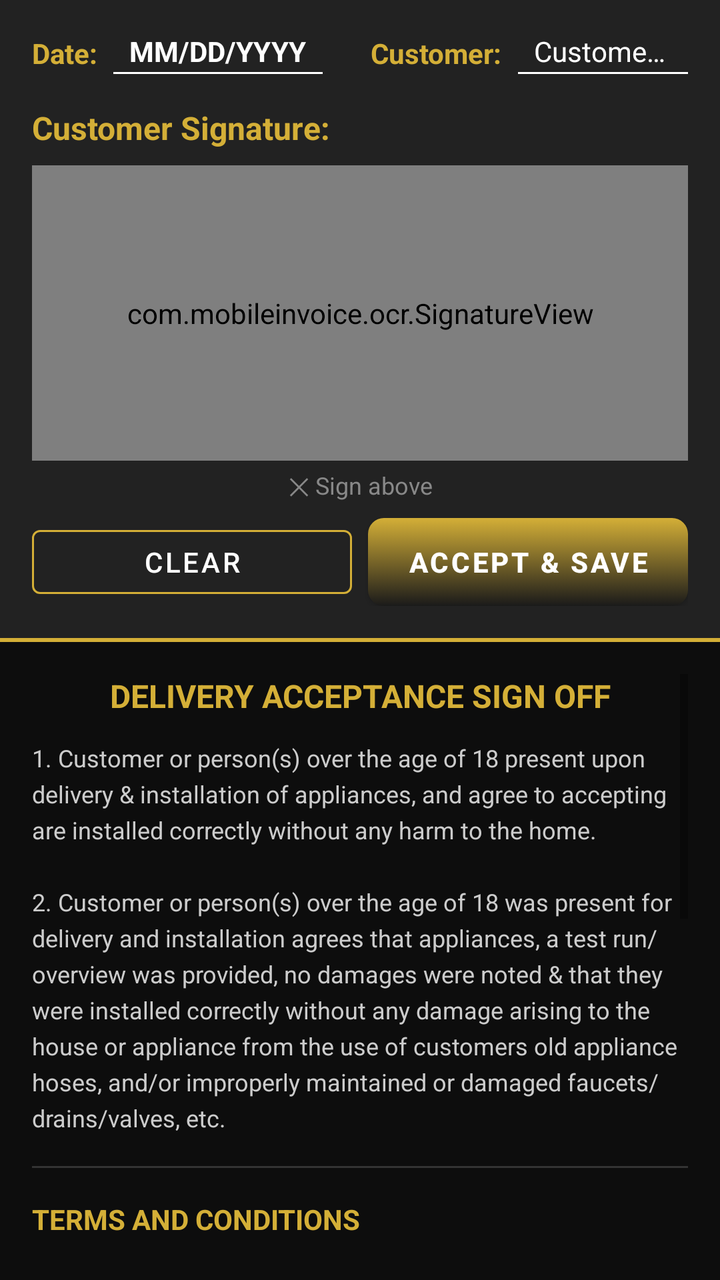
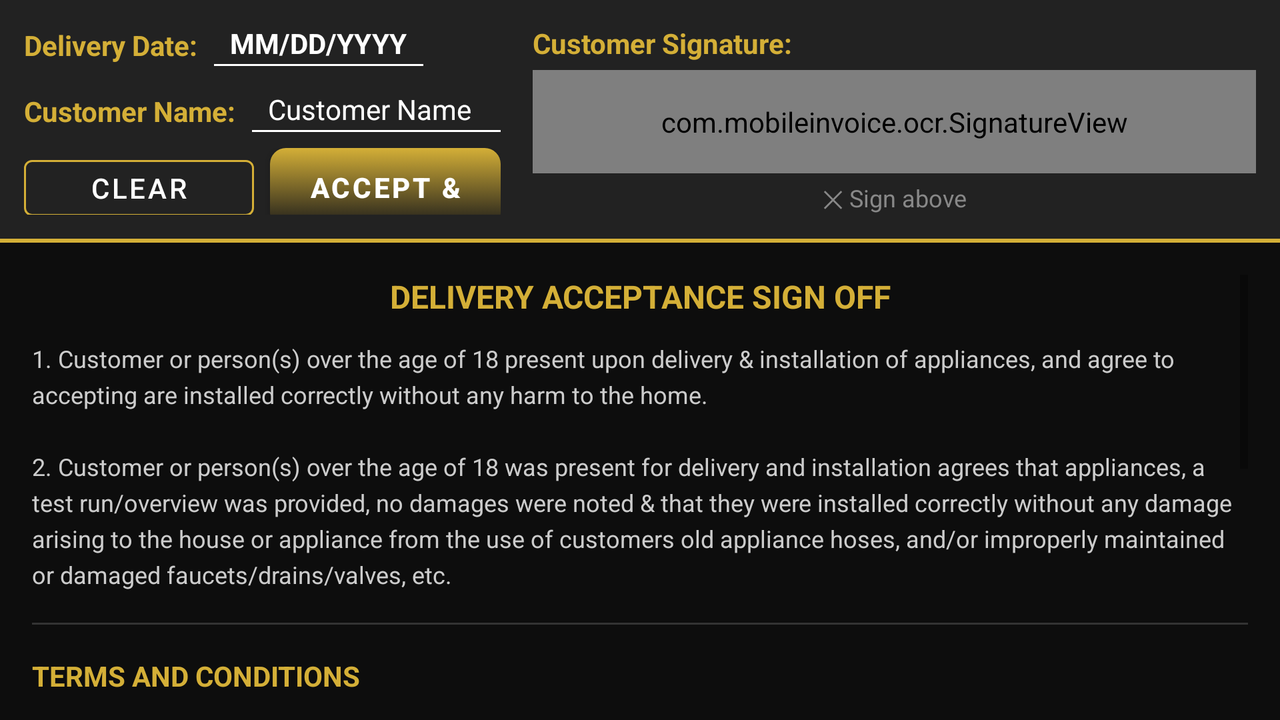

One screen, two layout resources from the same app: the default and the repository's alternative for another configuration. Each is rendered where Android would select it; the XML of both is given below.
<!-- AndroidManifest.xml: application theme Theme.MobileInvoiceOCR -->
<!-- res/layout/activity_signature.xml -->
<?xml version="1.0" encoding="utf-8"?>
<LinearLayout
    xmlns:android="http://schemas.android.com/apk/res/android"
    xmlns:app="http://schemas.android.com/apk/res-auto"
    android:layout_width="match_parent"
    android:layout_height="match_parent"
    android:orientation="vertical"
    android:background="#1A1A1A"
    android:fitsSystemWindows="true">

    
    <LinearLayout
        android:layout_width="match_parent"
        android:layout_height="0dp"
        android:layout_weight="1"
        android:orientation="vertical"
        android:padding="16dp"
        android:background="#222222">

        
        <LinearLayout
            android:layout_width="match_parent"
            android:layout_height="wrap_content"
            android:orientation="horizontal"
            android:gravity="center_vertical"
            android:paddingBottom="8dp">

            
            <TextView
                android:layout_width="wrap_content"
                android:layout_height="wrap_content"
                android:text="Date:"
                android:textColor="#D4AF37"
                android:textSize="14sp"
                android:textStyle="bold" />

            <TextView
                android:id="@+id/tvDeliveryDate"
                android:layout_width="wrap_content"
                android:layout_height="wrap_content"
                android:layout_marginStart="8dp"
                android:text="MM/DD/YYYY"
                android:textColor="#FFFFFF"
                android:textSize="14sp"
                android:textStyle="bold"
                android:background="@drawable/underline_white"
                android:paddingStart="8dp"
                android:paddingEnd="8dp"
                android:paddingBottom="2dp" />

            <View
                android:layout_width="24dp"
                android:layout_height="1dp" />

            
            <TextView
                android:layout_width="wrap_content"
                android:layout_height="wrap_content"
                android:text="Customer:"
                android:textColor="#D4AF37"
                android:textSize="14sp"
                android:textStyle="bold" />

            <TextView
                android:id="@+id/tvCustomerName"
                android:layout_width="0dp"
                android:layout_height="wrap_content"
                android:layout_weight="1"
                android:layout_marginStart="8dp"
                android:text="Customer Name"
                android:textColor="#FFFFFF"
                android:textSize="14sp"
                android:background="@drawable/underline_white"
                android:paddingStart="8dp"
                android:paddingEnd="8dp"
                android:paddingBottom="2dp"
                android:singleLine="true"
                android:ellipsize="end" />
        </LinearLayout>

        
        <TextView
            android:layout_width="match_parent"
            android:layout_height="wrap_content"
            android:text="Customer Signature:"
            android:textColor="#D4AF37"
            android:textSize="16sp"
            android:textStyle="bold"
            android:paddingTop="8dp"
            android:paddingBottom="8dp" />

        
        <com.mobileinvoice.ocr.SignatureView
            android:id="@+id/signatureCanvas"
            android:layout_width="match_parent"
            android:layout_height="0dp"
            android:layout_weight="1"
            android:background="@drawable/signature_canvas_bg" />

        <TextView
            android:layout_width="match_parent"
            android:layout_height="wrap_content"
            android:text="✕ Sign above"
            android:textColor="#888888"
            android:textSize="12sp"
            android:textAlignment="center"
            android:paddingTop="4dp"
            android:paddingBottom="8dp" />

        
        <LinearLayout
            android:layout_width="match_parent"
            android:layout_height="wrap_content"
            android:orientation="horizontal"
            android:gravity="center">

            <com.google.android.material.button.MaterialButton
                android:id="@+id/btnClear"
                style="@style/Widget.MaterialComponents.Button.OutlinedButton"
                android:layout_width="0dp"
                android:layout_height="44dp"
                android:layout_weight="1"
                android:layout_marginEnd="8dp"
                android:text="Clear"
                android:textColor="#FFFFFF"
                app:strokeColor="#D4AF37" />

            <com.google.android.material.button.MaterialButton
                android:id="@+id/btnSave"
                android:layout_width="0dp"
                android:layout_height="44dp"
                android:layout_weight="1"
                android:background="@drawable/button_gradient_optimize"
                android:text="Accept &amp; Save"
                android:textColor="#FFFFFF"
                android:textStyle="bold"
                app:backgroundTint="@null" />
        </LinearLayout>

    </LinearLayout>

    
    <View
        android:layout_width="match_parent"
        android:layout_height="2dp"
        android:background="#D4AF37" />

    
    <ScrollView
        android:layout_width="match_parent"
        android:layout_height="0dp"
        android:layout_weight="1"
        android:background="#0D0D0D"
        android:padding="16dp">

        <LinearLayout
            android:layout_width="match_parent"
            android:layout_height="wrap_content"
            android:orientation="vertical">

            
            <TextView
                android:layout_width="match_parent"
                android:layout_height="wrap_content"
                android:text="DELIVERY ACCEPTANCE SIGN OFF"
                android:textColor="#D4AF37"
                android:textSize="16sp"
                android:textStyle="bold"
                android:textAlignment="center"
                android:paddingBottom="12dp" />

            
            <TextView
                android:layout_width="match_parent"
                android:layout_height="wrap_content"
                android:text="1. Customer or person(s) over the age of 18 present upon delivery &amp; installation of appliances, and agree to accepting are installed correctly without any harm to the home.\n\n2. Customer or person(s) over the age of 18 was present for delivery and installation agrees that appliances, a test run/overview was provided, no damages were noted &amp; that they were installed correctly without any damage arising to the house or appliance from the use of customers old appliance hoses, and/or improperly maintained or damaged faucets/drains/valves, etc."
                android:textColor="#CCCCCC"
                android:textSize="12sp"
                android:lineSpacingExtra="4dp" />

            
            <View
                android:layout_width="match_parent"
                android:layout_height="1dp"
                android:background="#333333"
                android:layout_marginTop="16dp"
                android:layout_marginBottom="16dp" />

            
            <TextView
                android:layout_width="match_parent"
                android:layout_height="wrap_content"
                android:text="TERMS AND CONDITIONS"
                android:textColor="#D4AF37"
                android:textSize="14sp"
                android:textStyle="bold"
                android:paddingBottom="8dp" />

            
            <TextView
                android:layout_width="match_parent"
                android:layout_height="wrap_content"
                android:text="Scratch and Dent Goods:\n• All delivery sales are final. There is no return or refund on scratch or dent product, unless such item is non-repairable. Purchaser is solely responsible for appliance(s) back to the store for goods exchange.\n• Allow delivery drivers to leave if there is an issue on arrival. Claims to cash refund. Payment to the customer will be returned according to the customers Payment method of customer need deliver back up the returned goods at owner's time, not your driver during the the delivery time that my and cause issues."
                android:textColor="#AAAAAA"
                android:textSize="11sp"
                android:lineSpacingExtra="3dp" />

            
            <TextView
                android:layout_width="match_parent"
                android:layout_height="wrap_content"
                android:layout_marginTop="12dp"
                android:text="Warranty:\n• Warranty must begin within 30 days after delivery by contacting the manufacturer or call 800-905-0443. Instructions are found in the pamphlet and warranty sticker.\n• Customer is responsible for calling the customer care as soon as any issue arises within the warranty period.\n• After 30 days - Customer is still responsible for repair issues and delivery/pickup, and labor. Warranty Exceptions are found in the pamphlet. Please read it carefully to see if it applies to your situation.\n• Warranty does not cover negligence, power surges, or pest infestation."
                android:textColor="#AAAAAA"
                android:textSize="11sp"
                android:lineSpacingExtra="3dp" />

            
            <TextView
                android:layout_width="match_parent"
                android:layout_height="wrap_content"
                android:layout_marginTop="12dp"
                android:text="S/N - which is the #/# on the machine, or other unique numbers as the store ref."
                android:textColor="#888888"
                android:textSize="10sp"
                android:textStyle="italic" />

            
            <TextView
                android:layout_width="match_parent"
                android:layout_height="wrap_content"
                android:layout_marginTop="16dp"
                android:text="Please refer to www.ccsarms.com or call 800-905-0443 for warranty registration."
                android:textColor="#D4AF37"
                android:textSize="11sp"
                android:textAlignment="center" />

        </LinearLayout>

    </ScrollView>

</LinearLayout>
<!-- resources referenced by this layout -->
<resources>
  <!-- drawable button_gradient_optimize (drawable) -->
  <?xml version="1.0" encoding="utf-8"?>
  <selector xmlns:android="http://schemas.android.com/apk/res/android">
  
      
      <item android:state_pressed="true">
          <shape android:shape="rectangle">
              <gradient
                  android:type="linear"
                  android:angle="90"
                  android:startColor="#000000"
                  android:endColor="#B8860B" />
              <corners android:radius="8dp" />
          </shape>
      </item>
  
      
      <item>
          <shape android:shape="rectangle">
              <gradient
                  android:type="linear"
                  android:angle="90"
                  android:startColor="#1A1A1A"
                  android:endColor="#D4AF37" />
              <corners android:radius="8dp" />
          </shape>
      </item>
  
  </selector>
  <!-- drawable signature_canvas_bg (drawable) -->
  <?xml version="1.0" encoding="utf-8"?>
  <shape xmlns:android="http://schemas.android.com/apk/res/android"
      android:shape="rectangle">
      <solid android:color="#FFFFFF" />
      <stroke
          android:width="2dp"
          android:color="#D4AF37" />
      <corners android:radius="4dp" />
  </shape>
  <!-- drawable underline_white (drawable) -->
  <?xml version="1.0" encoding="utf-8"?>
  <layer-list xmlns:android="http://schemas.android.com/apk/res/android">
      <item
          android:top="-2dp"
          android:left="-2dp"
          android:right="-2dp">
          <shape android:shape="rectangle">
              <stroke
                  android:width="1dp"
                  android:color="#FFFFFF" />
              <solid android:color="@android:color/transparent" />
          </shape>
      </item>
  </layer-list>
  <style name="Theme.MobileInvoiceOCR" parent="Theme.MaterialComponents.DayNight.DarkActionBar">
          <item name="colorPrimary">#2196F3</item>
          <item name="colorPrimaryVariant">#1976D2</item>
          <item name="colorOnPrimary">@android:color/white</item>
          <item name="colorSecondary">#FF9800</item>
          <item name="colorSecondaryVariant">#F57C00</item>
          <item name="colorOnSecondary">@android:color/white</item>
          <item name="android:statusBarColor">?attr/colorPrimaryVariant</item>
      </style>
</resources>
<!-- res/layout-land/activity_signature.xml (the repository's variant of the layout above) -->
<!-- drawn on the phone turned sideways -->
<?xml version="1.0" encoding="utf-8"?>
<LinearLayout
    xmlns:android="http://schemas.android.com/apk/res/android"
    xmlns:app="http://schemas.android.com/apk/res-auto"
    android:layout_width="match_parent"
    android:layout_height="match_parent"
    android:orientation="vertical"
    android:background="#1A1A1A"
    android:fitsSystemWindows="true">

    
    <LinearLayout
        android:layout_width="match_parent"
        android:layout_height="0dp"
        android:layout_weight="1"
        android:orientation="horizontal"
        android:padding="12dp"
        android:background="#222222">

        
        <LinearLayout
            android:layout_width="0dp"
            android:layout_height="match_parent"
            android:layout_weight="1"
            android:orientation="vertical"
            android:paddingEnd="8dp">

            
            <LinearLayout
                android:layout_width="match_parent"
                android:layout_height="wrap_content"
                android:orientation="horizontal"
                android:gravity="center_vertical">

                <TextView
                    android:layout_width="wrap_content"
                    android:layout_height="wrap_content"
                    android:text="Delivery Date:"
                    android:textColor="#D4AF37"
                    android:textSize="14sp"
                    android:textStyle="bold" />

                <TextView
                    android:id="@+id/tvDeliveryDate"
                    android:layout_width="wrap_content"
                    android:layout_height="wrap_content"
                    android:layout_marginStart="8dp"
                    android:text="MM/DD/YYYY"
                    android:textColor="#FFFFFF"
                    android:textSize="14sp"
                    android:textStyle="bold"
                    android:background="@drawable/underline_white"
                    android:paddingStart="8dp"
                    android:paddingEnd="8dp"
                    android:paddingBottom="2dp" />
            </LinearLayout>

            
            <LinearLayout
                android:layout_width="match_parent"
                android:layout_height="wrap_content"
                android:layout_marginTop="12dp"
                android:orientation="horizontal"
                android:gravity="center_vertical">

                <TextView
                    android:layout_width="wrap_content"
                    android:layout_height="wrap_content"
                    android:text="Customer Name:"
                    android:textColor="#D4AF37"
                    android:textSize="14sp"
                    android:textStyle="bold" />

                <TextView
                    android:id="@+id/tvCustomerName"
                    android:layout_width="0dp"
                    android:layout_height="wrap_content"
                    android:layout_weight="1"
                    android:layout_marginStart="8dp"
                    android:text="Customer Name"
                    android:textColor="#FFFFFF"
                    android:textSize="14sp"
                    android:background="@drawable/underline_white"
                    android:paddingStart="8dp"
                    android:paddingEnd="8dp"
                    android:paddingBottom="2dp"
                    android:singleLine="true"
                    android:ellipsize="end" />
            </LinearLayout>

            
            <View
                android:layout_width="match_parent"
                android:layout_height="0dp"
                android:layout_weight="1" />

            
            <LinearLayout
                android:layout_width="match_parent"
                android:layout_height="wrap_content"
                android:layout_marginTop="8dp"
                android:orientation="horizontal"
                android:gravity="center">

                <com.google.android.material.button.MaterialButton
                    android:id="@+id/btnClear"
                    style="@style/Widget.MaterialComponents.Button.OutlinedButton"
                    android:layout_width="0dp"
                    android:layout_height="40dp"
                    android:layout_weight="1"
                    android:layout_marginEnd="8dp"
                    android:text="Clear"
                    android:textColor="#FFFFFF"
                    app:strokeColor="#D4AF37" />

                <com.google.android.material.button.MaterialButton
                    android:id="@+id/btnSave"
                    android:layout_width="0dp"
                    android:layout_height="40dp"
                    android:layout_weight="1"
                    android:background="@drawable/button_gradient_optimize"
                    android:text="Accept &amp; Save"
                    android:textColor="#FFFFFF"
                    android:textStyle="bold"
                    app:backgroundTint="@null" />
            </LinearLayout>

        </LinearLayout>

        
        <LinearLayout
            android:layout_width="0dp"
            android:layout_height="match_parent"
            android:layout_weight="1.5"
            android:orientation="vertical"
            android:paddingStart="8dp">

            
            <TextView
                android:layout_width="match_parent"
                android:layout_height="wrap_content"
                android:text="Customer Signature:"
                android:textColor="#D4AF37"
                android:textSize="14sp"
                android:textStyle="bold"
                android:paddingBottom="4dp" />

            <com.mobileinvoice.ocr.SignatureView
                android:id="@+id/signatureCanvas"
                android:layout_width="match_parent"
                android:layout_height="0dp"
                android:layout_weight="1"
                android:background="@drawable/signature_canvas_bg" />

            <TextView
                android:layout_width="match_parent"
                android:layout_height="wrap_content"
                android:text="✕ Sign above"
                android:textColor="#888888"
                android:textSize="12sp"
                android:textAlignment="center"
                android:paddingTop="4dp" />

        </LinearLayout>

    </LinearLayout>

    
    <View
        android:layout_width="match_parent"
        android:layout_height="2dp"
        android:background="#D4AF37" />

    
    <ScrollView
        android:layout_width="match_parent"
        android:layout_height="0dp"
        android:layout_weight="2"
        android:background="#0D0D0D"
        android:padding="16dp">

        <LinearLayout
            android:layout_width="match_parent"
            android:layout_height="wrap_content"
            android:orientation="vertical">

            
            <TextView
                android:layout_width="match_parent"
                android:layout_height="wrap_content"
                android:text="DELIVERY ACCEPTANCE SIGN OFF"
                android:textColor="#D4AF37"
                android:textSize="16sp"
                android:textStyle="bold"
                android:textAlignment="center"
                android:paddingBottom="12dp" />

            
            <TextView
                android:layout_width="match_parent"
                android:layout_height="wrap_content"
                android:text="1. Customer or person(s) over the age of 18 present upon delivery &amp; installation of appliances, and agree to accepting are installed correctly without any harm to the home.\n\n2. Customer or person(s) over the age of 18 was present for delivery and installation agrees that appliances, a test run/overview was provided, no damages were noted &amp; that they were installed correctly without any damage arising to the house or appliance from the use of customers old appliance hoses, and/or improperly maintained or damaged faucets/drains/valves, etc."
                android:textColor="#CCCCCC"
                android:textSize="12sp"
                android:lineSpacingExtra="4dp" />

            
            <View
                android:layout_width="match_parent"
                android:layout_height="1dp"
                android:background="#333333"
                android:layout_marginTop="16dp"
                android:layout_marginBottom="16dp" />

            
            <TextView
                android:layout_width="match_parent"
                android:layout_height="wrap_content"
                android:text="TERMS AND CONDITIONS"
                android:textColor="#D4AF37"
                android:textSize="14sp"
                android:textStyle="bold"
                android:paddingBottom="8dp" />

            
            <TextView
                android:layout_width="match_parent"
                android:layout_height="wrap_content"
                android:text="Scratch and Dent Goods:\n* All delivery sales are final. There is no return or refund on scratch or dent product, unless such item is non-repairable. Purchaser is solely responsible for appliance(s) back to the store for goods exchange.\n* Allow delivery drivers to leave if there is an issue on arrival. Claims to cash refund. Payment to the customer will be returned according to the customers Payment method of customer need deliver back up the returned goods at owner's time, not your driver during the the delivery time that my and cause issues."
                android:textColor="#AAAAAA"
                android:textSize="11sp"
                android:lineSpacingExtra="3dp" />

            
            <TextView
                android:layout_width="match_parent"
                android:layout_height="wrap_content"
                android:layout_marginTop="12dp"
                android:text="Warranty:\n* Warranty must begin within 30 days after delivery by contacting the manufacturer or call 800-905-0443. Instructions are found in the pamphlet and warranty sticker.\n* Customer is responsible for calling the customer care as soon as any issue arises within the warranty period.\n* After 30 days - Customer is still responsible for repair issues and delivery/pickup, and labor. Warranty Exceptions are found in the pamphlet. Please read it carefully to see if it applies to your situation.\n* Warranty does not cover negligence, power surges, or pest infestation."
                android:textColor="#AAAAAA"
                android:textSize="11sp"
                android:lineSpacingExtra="3dp" />

            
            <TextView
                android:layout_width="match_parent"
                android:layout_height="wrap_content"
                android:layout_marginTop="12dp"
                android:text="S/N - which is the #/# on the machine, or other unique numbers as the store ref."
                android:textColor="#888888"
                android:textSize="10sp"
                android:textStyle="italic" />

            
            <TextView
                android:layout_width="match_parent"
                android:layout_height="wrap_content"
                android:layout_marginTop="16dp"
                android:text="Please refer to www.ccsarms.com or call 800-905-0443 for warranty registration."
                android:textColor="#D4AF37"
                android:textSize="11sp"
                android:textAlignment="center" />

        </LinearLayout>

    </ScrollView>

</LinearLayout>
